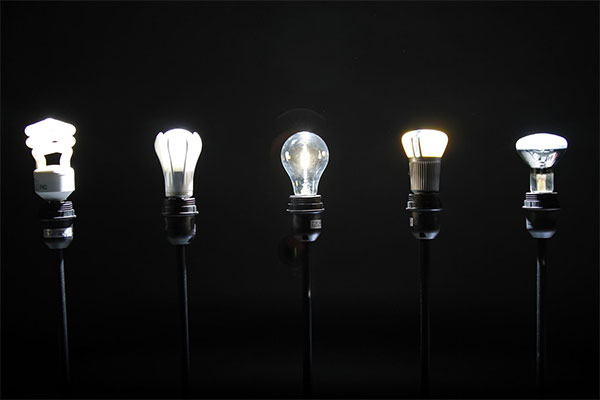
#> input picture images/anh5.jpg, 600 x 400 px
$ python 10.py   (older library calls are emulated)
#> lines starting #> are read from the running program, lines starting #| are printed output that depends on the picture; after the words box and inside, x2 and y2 are one past the last pixel; in counts of white or black regions, pixels touching at a corner belong together
import cv2
import numpy as np

def equal_hist(hist):
    cumulator = np.zeros_like(hist, np.float64)
    for i in range(len(cumulator)):
        cumulator[i] = hist[:i].sum()
    new_hist = (cumulator - cumulator.min())/(cumulator.max() - cumulator.min()) * 255
    new_hist = np.uint8(new_hist)
    return new_hist

def main():
    I  = cv2.imread('../images/anh5.jpg')
#> I is the input picture: shape (400, 600, 3); mean B, G, R 22.7, 22.7, 22.7
    cv2.imshow('Cau 1:', I)

    Ihsv = cv2.cvtColor(I, cv2.COLOR_BGR2HSV)
#> Ihsv: shape (400, 600, 3); mean H, S, V 9.3, 6, 23.2
    cv2.imshow('Cau 2:Kenh S cua Ihsv', Ihsv[:, :, 1])
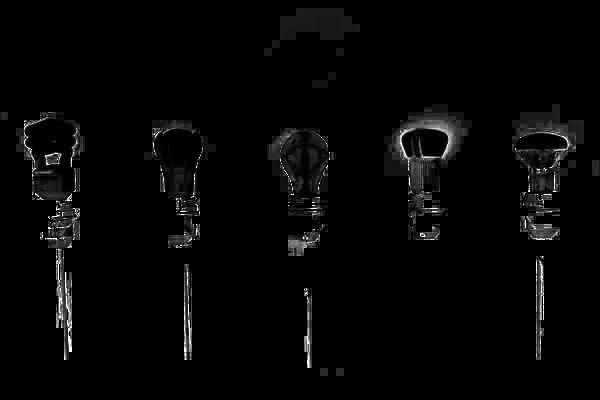
#> window 'Cau 2:Kenh S cua Ihsv': shape (400, 600); min 0, max 255, mean 6
    print('Câu 2:Mức sáng lớn nhất của kênh V ảnh Ihsv: ', np.max(Ihsv[:, :, 2]))
#| Câu 2:Mức sáng lớn nhất của kênh V ảnh Ihsv:  255

    Iv = cv2.blur(Ihsv[:, :, 2], (3, 3))
    cv2.imshow('Cau 3:', Iv)

    Ig = cv2.cvtColor(I,cv2.COLOR_BGR2GRAY)
    thresh, Ib = cv2.threshold(Ig, 0, 255, cv2.THRESH_OTSU)
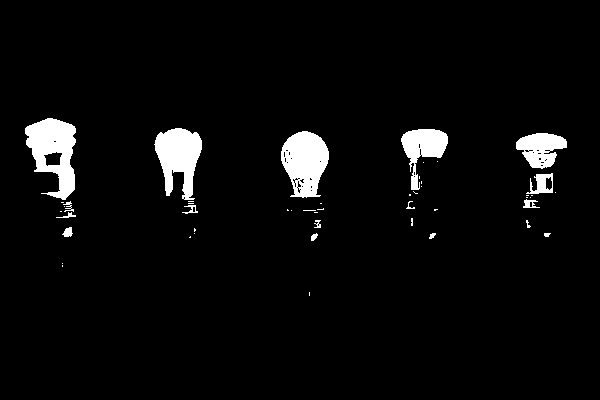
#> Ib: shape (400, 600); 4.3% white; 48 white regions (32 under 20 px)
#> thresh = 116
    _,contours, _ = cv2.findContours(Ib, cv2.RETR_TREE, cv2.CHAIN_APPROX_SIMPLE)
#> contours = 90 contours, 77 with area under 20; largest, box (x1, y1, x2, y2) and area: (25, 118, 76, 200) 2502, (281, 131, 329, 198) 2224, (154, 128, 202, 200) 2015, (401, 129, 448, 190) 1234, (516, 133, 567, 169) 1126
    maxPre = 0.0
    contour_max = []
    for cnt in contours:
        if maxPre < cv2.arcLength(cnt, True):
            maxPre = cv2.arcLength(cnt, True)
            contour_max = cnt
#> this loop made 90 passes
#> (maxPre, contour_max) on pass 1: (6, [[309, 292], [309, 295]])
#> maxPre on passes 5, 6, 7, 10, 12, 16: 16.24, 19.07, 21.31, 33.56, 38.14, 46.49
#> after the loop, contour_max = contour of 113 points, box (x1, y1, x2, y2) (25, 118, 76, 200), area 2502; maxPre = 285.7
    cv2.drawContours(I, [contour_max], -1, (0, 0, 255), 2)
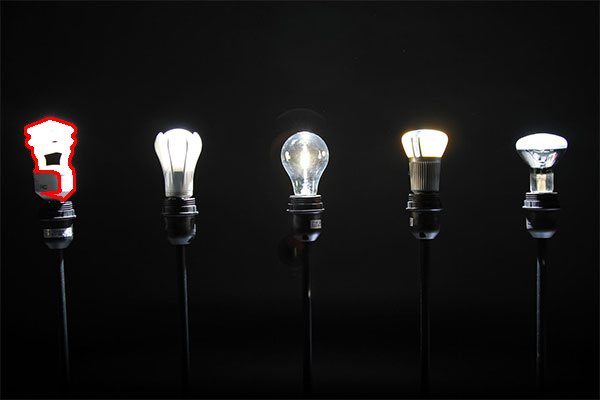
#> I: shape (400, 600, 3); 0.37% of pixels changed, all inside (x1, y1, x2, y2) = (24, 117, 77, 201)
    cv2.imshow('Cau 5', I)

    Ihsv[:, :, 2] = equal_hist(Ihsv[:, :, 2])
#> after the loop in equal_hist, `for i in range(len(cumulator)):`:
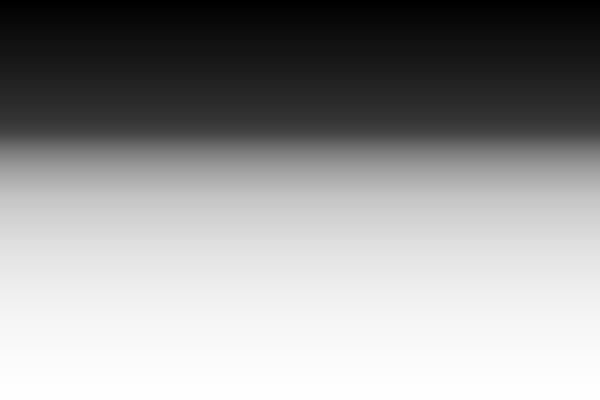
#> cumulator: shape (400, 600) float64; min 0, max 5555843, mean 3313026.9; drawn with min black and max white
#> Ihsv: shape (400, 600, 3); mean H, S, V 9.3, 6, 151.6
    I2 = cv2.cvtColor(Ihsv, cv2.COLOR_HSV2RGB)
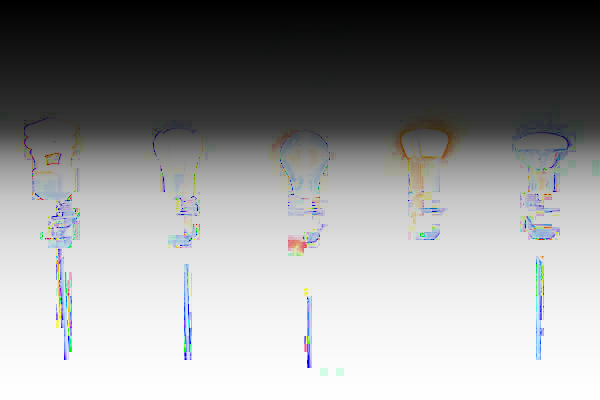
#> I2: shape (400, 600, 3); mean R, G, B 149.2, 149.7, 149.7
    cv2.imshow('Cau 6:', I2)
    cv2.waitKey(0)

main()
